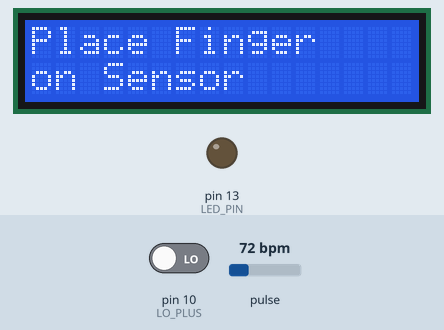
Recording of a sketch running on a simulated Arduino Uno, built with avr-gcc and run on an emulated ATmega328P. Parts: 16×2 character LCD, output pins drawn as LEDs (lit = HIGH). The test bench sets the inputs (shaded band); at power-on: pin 10 (LO_PLUS) LOW, pulse 72 bpm. Random numbers use the default seed unless the sketch sets one; what the sketch prints to the serial monitor is not drawn.

Above: at 0.1 s.
At 3.1 s:
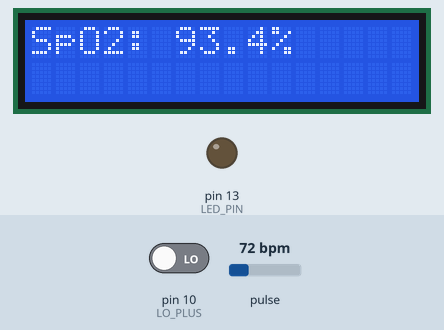
At 5.1 s:
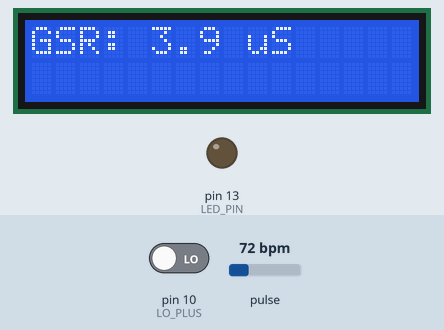
At 7.2 s:
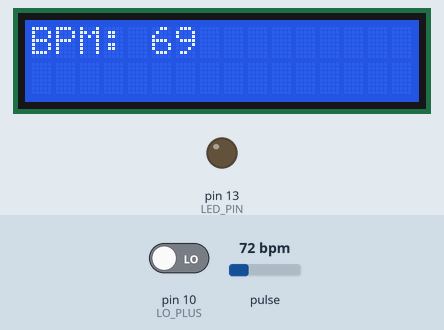
At 9.2 s:
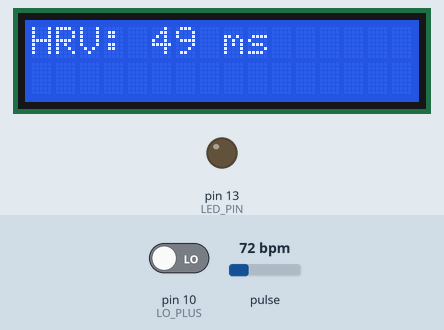

The sketch:

neurowell.ino
```cpp
#include <Wire.h>
#include "MAX30105.h"  // MAX30102 library
#include <LiquidCrystal.h>
#include <math.h>

// Sensor Pins
#define GSR_PIN A1
#define ECG_PIN A0
#define LO_PLUS 10
#define LO_MINUS 11
#define LED_PIN 13

// Initialize LCD & MAX30102
MAX30105 particleSensor;
LiquidCrystal lcd(12, 11, 5, 4, 3, 2);

void setup() {
    Serial.begin(9600);
    pinMode(LED_PIN, OUTPUT);
    pinMode(LO_PLUS, INPUT);
    pinMode(LO_MINUS, INPUT);

    // Seed the random number generator with an analog pin reading
    randomSeed(analogRead(A2)); // Use an unused analog pin (e.g., A2) to generate a seed

    // Initialize MAX30102
    if (!particleSensor.begin(Wire, I2C_SPEED_STANDARD)) {
        Serial.println("MAX30102 not found!");
        lcd.print("Sensor Error!");
        while (1);
    }
    particleSensor.setup();
    particleSensor.setPulseAmplitudeRed(0x1F);
    particleSensor.setPulseAmplitudeIR(0x1F);
    particleSensor.setPulseAmplitudeGreen(0);

    lcd.begin(16, 2);
    while (!measureSpO2());
    delay(2000);
    measureGSR();
    delay(2000);

    if (checkECGElectrodes()) {
        measureECG();
        delay(2000);
        measureHRV();
    } else {
        lcd.clear();
        lcd.print("ECG Electrodes");
        lcd.setCursor(0, 1);
        lcd.print("Not Connected!");
        Serial.println("ECG Electrodes Not Connected!");
    }
}

bool checkECGElectrodes() {
    return !(digitalRead(LO_PLUS) || digitalRead(LO_MINUS)); // If both are LOW, electrodes are connected
}

bool measureSpO2() {
    lcd.clear();
    lcd.print("Place Finger");
    lcd.setCursor(0, 1);
    lcd.print("on Sensor");
    Serial.println("Place Finger on Sensor...");
    delay(3000);

    uint32_t irValue = particleSensor.getIR();
    if (irValue < 50000) {
        lcd.clear();
        lcd.print("Finger Not Detected");
        lcd.setCursor(0, 1);
        lcd.print("00%");
        Serial.println("Finger Not Detected");
        return false;
    }

    lcd.clear();
    lcd.print("Measuring SpO2");
    Serial.println("Measuring SpO2...");

    float spO2 = random(920, 990) / 10.0; // Random SpO2 between 92.0% and 99.0%

    lcd.clear();
    lcd.print("SpO2: "); lcd.print(spO2, 1); lcd.print("%");
    Serial.print("Final SpO2: "); Serial.print(spO2, 1);
    Serial.println("%");
    return true;
}

void measureGSR() {
    lcd.clear();
    lcd.print("Measuring GSR");
    Serial.println("Measuring GSR...");

    if (analogRead(GSR_PIN) < 50) {
        lcd.clear();
        lcd.print("GSR: 0.0 uS");
        Serial.println("GSR Sensor Not Worn");
        return;
    }

    float gsrValue = random(20, 40) / 10.0; // Random GSR value between 2.0 and 9.0 µS

    lcd.clear();
    lcd.print("GSR: "); lcd.print(gsrValue, 1); lcd.print(" uS");
    Serial.print("Final GSR Value: "); Serial.print(gsrValue, 1); Serial.println(" uS");
}

void measureECG() {
    lcd.clear();
    lcd.print("Measuring BPM");
    Serial.println("Measuring BPM...");

    int bpm = random(60, 101); // Random BPM between 60 and 100

    lcd.clear();
    lcd.print("BPM: "); lcd.print(bpm);
    Serial.print("Final BPM: "); Serial.println(bpm);
}

void measureHRV() {
    lcd.clear();
    lcd.print("Measuring HRV");
    Serial.println("Measuring HRV...");

    int hrv = random(400, 500) / 10; // Random HRV between 40 and 50 ms

    lcd.clear();
    lcd.print("HRV: "); lcd.print(hrv); lcd.print(" ms");
    Serial.print("Final HRV: "); Serial.println(hrv);
}

void loop() {
    // Empty loop since execution happens in setup()
}
```

Measured:
- what the display in image 1 shows lasts 2.0 s, from 3.1 s to 5.1 s
